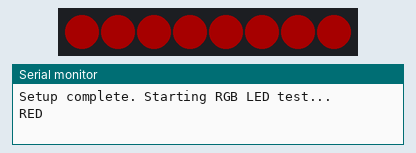
Bench run of a program on a simulated Arduino Nano, built with avr-gcc and run on an emulated ATmega328P. On the bench: 8 RGB LEDs in strip order, left to right, the last lines printed to the serial monitor. Dim RGB values are drawn brighter than linear.

Above: at 0.1 s.
At 1.1 s:
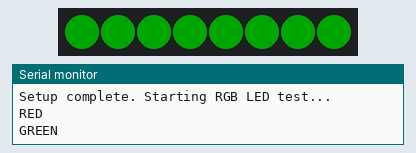
At 2.1 s:
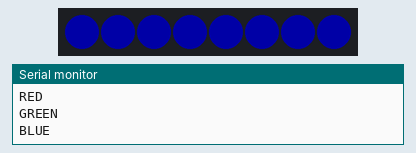
At 3.1 s:
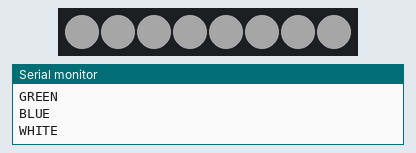
At 4.1 s:
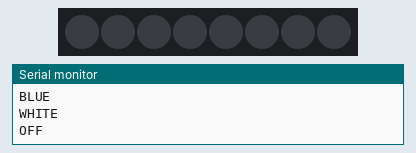
Timing chart, 0 to 40.0 s (numbered marks = the images above):
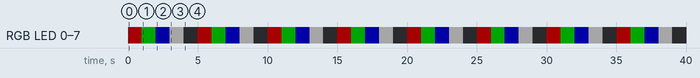

The program:

main.cpp
```cpp
// Hardware: Arduino Nano (ATmega328P, new bootloader) + WS2812 LED strip
//
// RGB LED strip test. Steps the whole strip through red -> green -> blue ->
// white -> off so you can confirm the strip lights, the colour order is
// right (see NEO_GRB note below), and the data line on D11 is good before
// the strip gets used for status indication on the robot.
//
// Hashim's PCB pin map lists D11 as "LED strip data" — a single data line,
// which means an addressable strip (WS2812 / "NeoPixel"), not a plain
// 3-wire analog RGB LED. This test drives it as such.

#include <Arduino.h>
#include <Adafruit_NeoPixel.h>

#define LED_DATA_PIN 11  // "LED strip data" per Hashim's PCB pin map
#define NUM_PIXELS   8   // adjust to however many LEDs are on the strip

// Most WS2812 strips are GRB order. If red/green come out swapped, this is
// the first thing to change (e.g. NEO_RGB).
Adafruit_NeoPixel strip(NUM_PIXELS, LED_DATA_PIN, NEO_GRB + NEO_KHZ800);

// Kept low on purpose: at full brightness a strip of these can pull more
// current than USB / the Nano's regulator likes. Raise once it's on the
// proper 5V rail.
const uint8_t BRIGHTNESS = 40;

// Fill the whole strip with one colour and push it out.
void fill(uint8_t r, uint8_t g, uint8_t b) {
  for (int i = 0; i < NUM_PIXELS; i++) {
    strip.setPixelColor(i, strip.Color(r, g, b));
  }
  strip.show();
}

void setup() {
  Serial.begin(115200);
  strip.begin();
  strip.setBrightness(BRIGHTNESS);
  strip.show();  // start with everything off
  Serial.println("Setup complete. Starting RGB LED test...");
}

void loop() {
  Serial.println("RED");
  fill(255, 0, 0);
  delay(1000);

  Serial.println("GREEN");
  fill(0, 255, 0);
  delay(1000);

  Serial.println("BLUE");
  fill(0, 0, 255);
  delay(1000);

  Serial.println("WHITE");
  fill(255, 255, 255);
  delay(1000);

  Serial.println("OFF");
  fill(0, 0, 0);
  delay(1000);
}
```

Measured:
- by itself, RGB LED 0–7: repeats every 5.0 s: RGB(0, 40, 0) 1.0 s, RGB(0, 0, 40) 1.0 s, RGB(40, 40, 40) 1.0 s, off 1.0 s, RGB(40, 0, 0) 1.0 s
- by itself, everything shown: repeats every 5.0 s, in 5 steps
- what the display in image 1 shows lasts 1.0 s, from 1.0 s to 2.0 s
